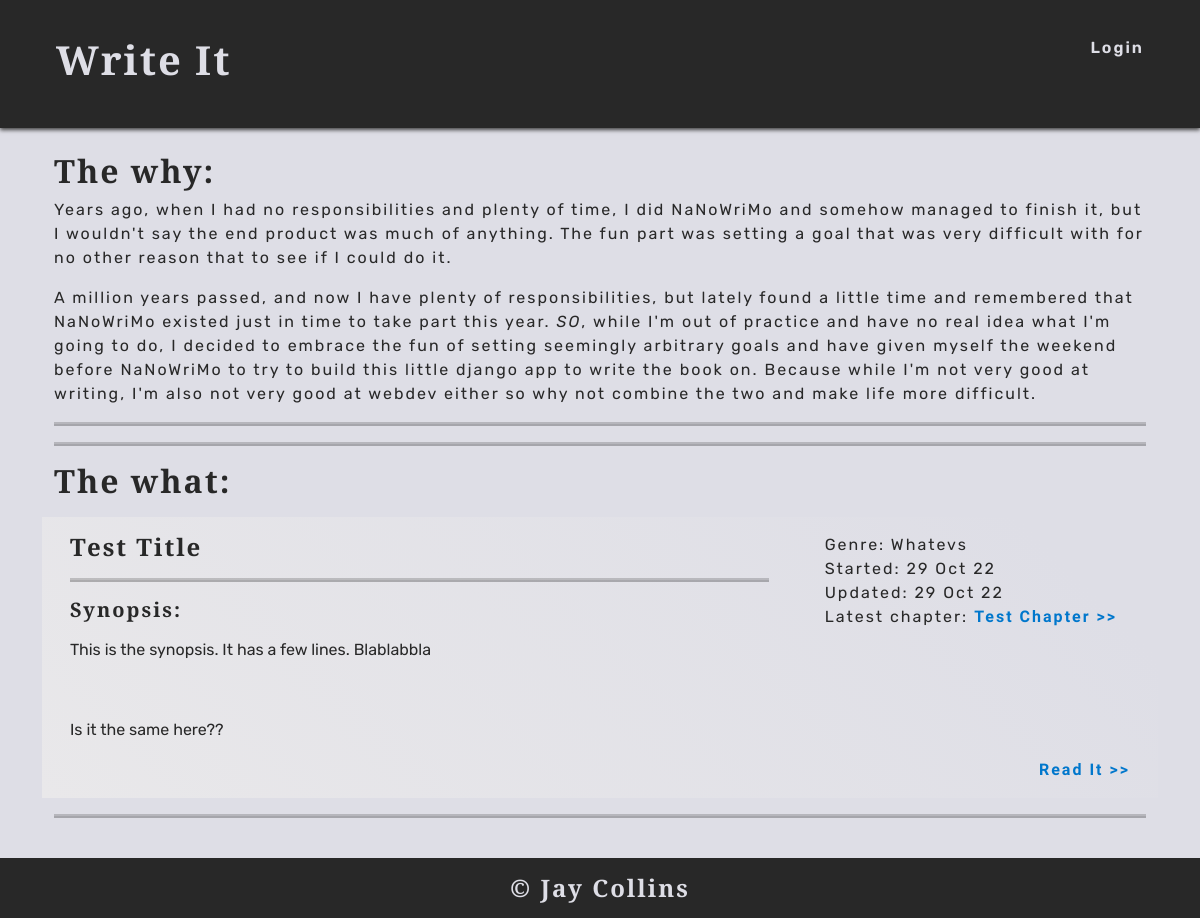
/, run on an earlier commit of the app's database.
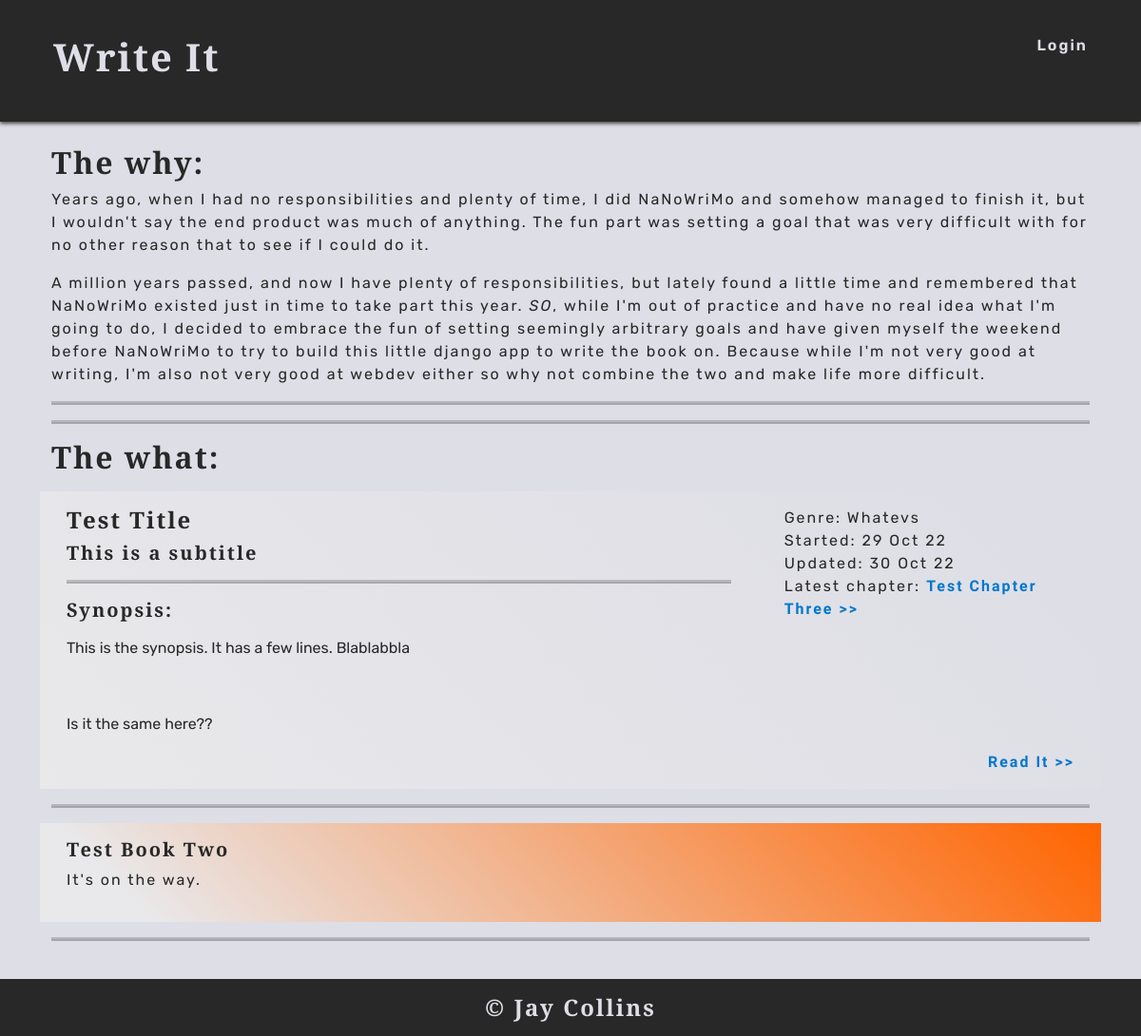
And on a later commit of the database.
### write/models.py (models this page shows, shortened)
class Book(models.Model):
    creator = models.ForeignKey(Account, on_delete=models.SET_NULL, null=True)
    title = models.CharField(max_length=80, unique=True)
    subtitle = models.CharField(max_length=120, null=True, blank=True)
    slug = models.SlugField(max_length=80, unique=True)
    genre = models.CharField(max_length=80, null=True, blank=True)
    synopsis = models.TextField(blank=True)
    created_on = models.DateField(auto_now_add=True)
    edited_on = models.DateField(auto_now=True)
    status = models.IntegerField(choices=STATUS, default=0)
    class Meta:
        ordering = ['-status', '-created_on']

class Chapter(models.Model):
    book = models.ForeignKey(Book, on_delete=models.SET_NULL, null=True, related_name='chapter')
    title = models.CharField(max_length=40)
    subtitle = models.CharField(max_length=80, null=True, blank=True)
    slug = models.SlugField(max_length=40, unique=True)
    content = models.TextField()
    wordcount = models.IntegerField(default=0)
    created_on = models.DateField(auto_now_add=True)
    edited_on = models.DateField(auto_now=True)
    status = models.IntegerField(choices=STATUS, default=0)
    class Meta:
        ordering = ['created_on']
        get_latest_by = ['created_on']
    def __str__(self):
        return self.title

### write/views.py (the view)
# urls.py: path('', views.home, name='home'),
def home(request):
    book_list = Book.objects.all()
    template_name = 'write/index.html'
    context = {
        'book_list': book_list,
        }
    return render(request, template_name, context)

### write/templates/write/index.html (shortened to what this page needs)
{% extends 'base.html' %}
{% load static %}
{% block content %}
<section class="container-fluid">
    <div class="col-12">
        <h1 class="headings">The why:</h1>
        <p>
            Years ago, when I had no responsibilities and plenty of time, I did NaNoWriMo and somehow managed to finish
            it, but
            I wouldn't say the end product was much of anything. The fun part was setting a goal that was very difficult
            with for
            no other reason that to see if I could do it.
        </p>
        <p>
            A million years passed, and now I have plenty of responsibilities, but lately found a little time and
            remembered that NaNoWriMo existed
            just in time to take part this year. <em>SO</em>, while I'm out of practice and have no real idea what I'm
            going to do, I decided
            to embrace the fun of setting seemingly arbitrary goals and have given myself the weekend before NaNoWriMo
            to try to
            build this little django app to write the book on. Because while I'm not very good at writing, I'm also not
            very good at
            webdev either so why not combine the two and make life more difficult.
        </p>
        <hr>
        <hr>
    </div>
</section>
<section class="container-fluid">
    <div class="col-12">
        <h1 class="headings">The what:</h1>
        {% for book in book_list %}
        {% if book.status == 1 %}
        <div class="row my-3 book-card">
            <div class="col-md-8">
                <h2 class="headings subheadings">{{ book.title }}</h2>
                {% if book.subtitle %}
                <h3 class="subtitle">{{ book.subtitle }}</h3>
                {% endif %}
                <hr>
                <div>
                    <h3 class="subtitle">Synopsis:</h3>
                    <div class="ltr-space">
                    <p>
                        {{ book.synopsis|safe }}
                    </p>
                    </div>
                </div>
            </div>
            <div class="col-md-4">
                <ul>
                    <li>Genre: {{ book.genre }}</li>
                    <li>Started: {{ book.created_on|date:"d M y" }}</li>
                    <li>Updated: {{ book.chapter.latest.created_on|date:"d M y" }}</li>
                    {% if book.chapter.latest %}
                    <li>Latest chapter: <a class="wrt-link" href="{% url 'chapter' slug=book.chapter.latest.slug %}">{{ book.chapter.latest}} >></a></li>
                    {% endif %}
                </ul>
            </div>
            <div>
                <a class="wrt-link float-end" href="{% url 'book' slug=book.slug %}">Read It >></a>
            </div>
        </div>
        {% elif book.status == 0 %}
        <div class="row book-card upcoming">
            <h2 class="subtitle">{{ book.title }}</h2>
            <p>It's on the way.</p>
        </div>
        {% endif %}
        <hr>
        {% empty %}
        <p>No books yet!</p>
        {% endfor %}
    </div>
</section>
{% endblock %}

What changed in the data, as far as the page shows it:
changed Book "Test Title": subtitle (not shown) → "This is a subtitle"; chapter.latest.created_on "29 Oct 22" → "30 Oct 22"; chapter.latest "Test Chapter" → "Test Chapter Three"
added Book: title "Test Book Two"
